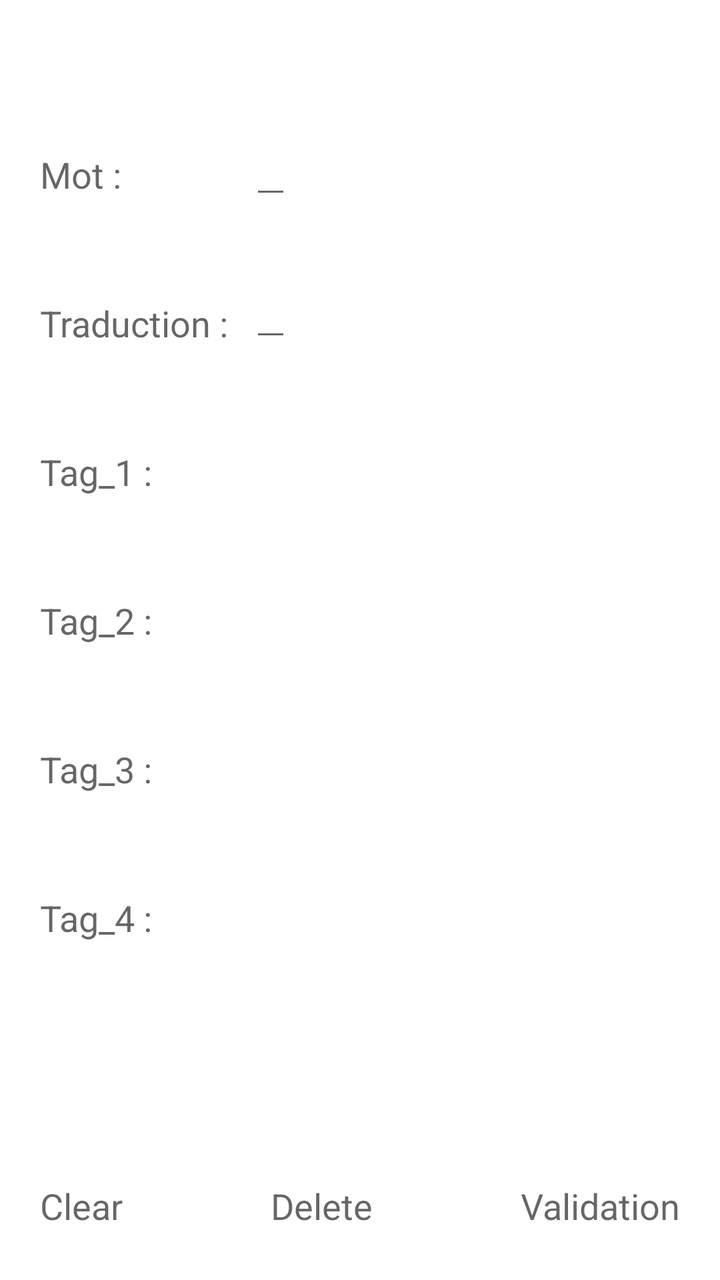
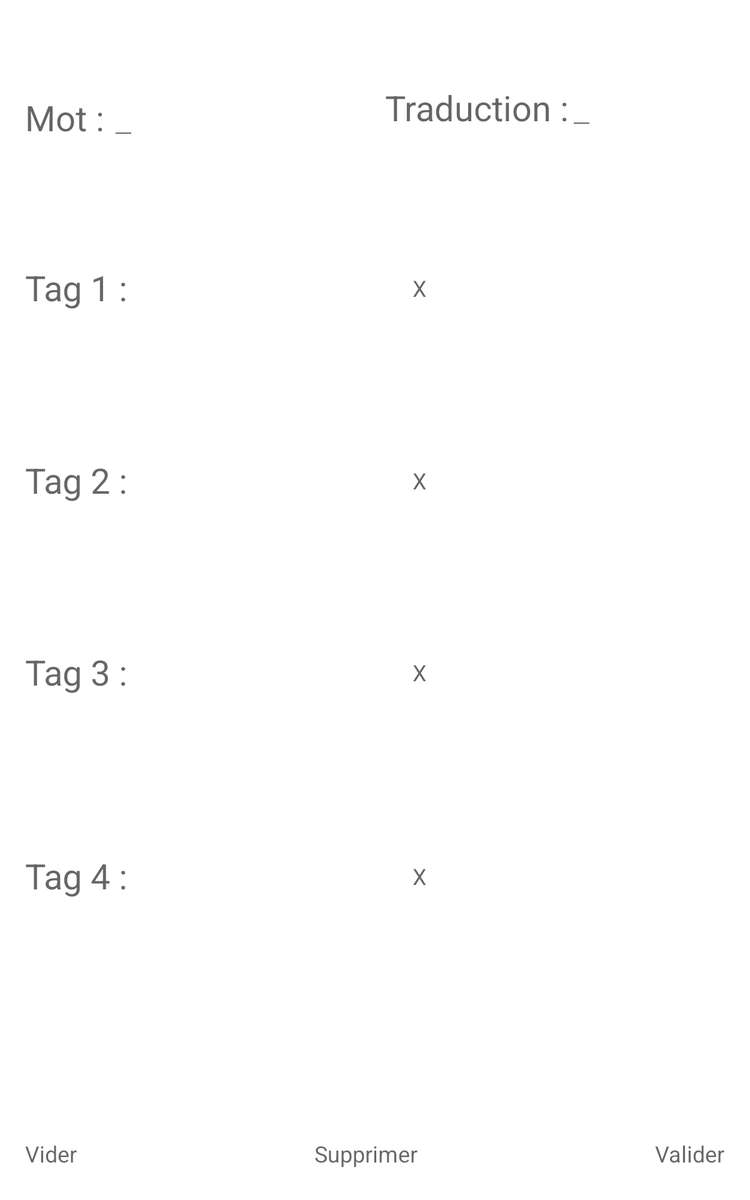

Two renders of one Android screen. The first uses the default layout on a phone; the second uses the alternative layout the repository ships for a different screen configuration, on a matching device. The two XML files are below.
<!-- AndroidManifest.xml: application theme AppTheme -->
<!-- res/layout/activity_gestionmot_display.xml -->
<?xml version="1.0" encoding="utf-8"?>
<androidx.constraintlayout.widget.ConstraintLayout xmlns:android="http://schemas.android.com/apk/res/android"
    xmlns:app="http://schemas.android.com/apk/res-auto"
    xmlns:tools="http://schemas.android.com/tools"
    android:id="@+id/linearLayout4"
    android:layout_width="match_parent"
    android:layout_height="match_parent"
    android:orientation="vertical">

    <TextView
        android:id="@+id/textView_mode"
        android:layout_width="wrap_content"
        android:layout_height="wrap_content"
        android:layout_marginStart="38dp"
        android:layout_marginLeft="38dp"
        android:layout_marginTop="25dp"
        android:textAppearance="@style/TextAppearance.AppCompat.Large"
        app:layout_constraintStart_toStartOf="parent"
        app:layout_constraintTop_toTopOf="parent" />

    <TextView
        android:id="@+id/textView_word"
        android:layout_width="100dp"
        android:layout_height="wrap_content"
        android:layout_marginStart="20dp"
        android:layout_marginLeft="20dp"
        android:layout_marginTop="75dp"
        android:text="Mot :"
        android:textAppearance="@style/TextAppearance.AppCompat.Medium"
        app:layout_constraintStart_toStartOf="parent"
        app:layout_constraintTop_toTopOf="parent" />

    <EditText
        android:id="@+id/editText_word"
        android:layout_width="wrap_content"
        android:layout_height="wrap_content"
        android:layout_marginStart="5dp"
        android:layout_marginLeft="5dp"
        android:layout_marginTop="63dp"
        android:textAppearance="@style/TextAppearance.AppCompat.Medium"
        app:layout_constraintStart_toEndOf="@+id/textView_word"
        app:layout_constraintTop_toTopOf="parent" />

    <TextView
        android:id="@+id/textView_translation"
        android:layout_width="100dp"
        android:layout_height="wrap_content"
        android:layout_marginStart="20dp"
        android:layout_marginLeft="20dp"
        android:layout_marginTop="50dp"
        android:text="Traduction :"
        android:textAppearance="@style/TextAppearance.AppCompat.Medium"
        app:layout_constraintStart_toStartOf="parent"
        app:layout_constraintTop_toBottomOf="@+id/textView_word" />

    <EditText
        android:id="@+id/editText_translation"
        android:layout_width="wrap_content"
        android:layout_height="wrap_content"
        android:layout_marginStart="5dp"
        android:layout_marginLeft="5dp"
        android:layout_marginTop="30dp"
        app:layout_constraintStart_toEndOf="@+id/textView_translation"
        app:layout_constraintTop_toBottomOf="@+id/editText_word" />

    <TextView
        android:id="@+id/textView_Tag_1"
        android:layout_width="100dp"
        android:layout_height="wrap_content"
        android:layout_marginStart="20dp"
        android:layout_marginLeft="20dp"
        android:layout_marginTop="50dp"
        android:text="Tag_1 :"
        android:textAppearance="@style/TextAppearance.AppCompat.Medium"
        app:layout_constraintStart_toStartOf="parent"
        app:layout_constraintTop_toBottomOf="@+id/textView_translation" />

    <Button
        android:id="@+id/button_Tag_1"
        android:layout_width="200dp"
        android:layout_height="wrap_content"
        android:layout_marginStart="5dp"
        android:layout_marginLeft="5dp"
        android:layout_marginTop="30dp"
        android:onClick="onClicTag1"
        android:textAppearance="@style/TextAppearance.AppCompat.Medium"
        app:layout_constraintStart_toEndOf="@+id/textView_Tag_1"
        app:layout_constraintTop_toBottomOf="@+id/editText_translation" />

    <TextView
        android:id="@+id/textView_Tag_2"
        android:layout_width="100dp"
        android:layout_height="wrap_content"
        android:layout_marginStart="20dp"
        android:layout_marginLeft="20dp"
        android:layout_marginTop="50dp"
        android:text="Tag_2 :"
        android:textAppearance="@style/TextAppearance.AppCompat.Medium"
        app:layout_constraintStart_toStartOf="parent"
        app:layout_constraintTop_toBottomOf="@+id/textView_Tag_1" />

    <Button
        android:id="@+id/button_Tag_2"
        android:layout_width="200dp"
        android:layout_height="wrap_content"
        android:layout_marginStart="5dp"
        android:layout_marginLeft="5dp"
        android:layout_marginTop="30dp"
        android:onClick="onClicTag2"
        android:textAppearance="@style/TextAppearance.AppCompat.Medium"
        app:layout_constraintStart_toEndOf="@+id/textView_Tag_2"
        app:layout_constraintTop_toBottomOf="@+id/button_Tag_1" />

    <TextView
        android:id="@+id/textView_Tag_3"
        android:layout_width="100dp"
        android:layout_height="wrap_content"
        android:layout_marginStart="20dp"
        android:layout_marginLeft="20dp"
        android:layout_marginTop="50dp"
        android:text="Tag_3 :"
        android:textAppearance="@style/TextAppearance.AppCompat.Medium"
        app:layout_constraintStart_toStartOf="parent"
        app:layout_constraintTop_toBottomOf="@+id/textView_Tag_2" />

    <Button
        android:id="@+id/button_Tag_3"
        android:layout_width="200dp"
        android:layout_height="wrap_content"
        android:layout_marginStart="5dp"
        android:layout_marginLeft="5dp"
        android:layout_marginTop="30dp"
        android:onClick="onClicTag3"
        android:textAppearance="@style/TextAppearance.AppCompat.Medium"
        app:layout_constraintStart_toEndOf="@+id/textView_Tag_3"
        app:layout_constraintTop_toBottomOf="@+id/button_Tag_2" />

    <TextView
        android:id="@+id/textView_Tag_4"
        android:layout_width="100dp"
        android:layout_height="wrap_content"
        android:layout_marginStart="20dp"
        android:layout_marginLeft="20dp"
        android:layout_marginTop="50dp"
        android:text="Tag_4 :"
        android:textAppearance="@style/TextAppearance.AppCompat.Medium"
        app:layout_constraintStart_toStartOf="parent"
        app:layout_constraintTop_toBottomOf="@+id/textView_Tag_3" />

    <Button
        android:id="@+id/button_Tag_4"
        android:layout_width="200dp"
        android:layout_height="wrap_content"
        android:layout_marginStart="5dp"
        android:layout_marginLeft="5dp"
        android:layout_marginTop="30dp"
        android:onClick="onClicTag4"
        android:textAppearance="@style/TextAppearance.AppCompat.Medium"
        app:layout_constraintStart_toEndOf="@+id/textView_Tag_4"
        app:layout_constraintTop_toBottomOf="@+id/button_Tag_3" />

    <Button
        android:id="@+id/button_clear"
        android:layout_width="wrap_content"
        android:layout_height="wrap_content"
        android:layout_marginStart="20dp"
        android:layout_marginLeft="20dp"
        android:layout_marginBottom="25dp"
        android:text="Clear"
        android:onClick="onClicClear"
        android:textAppearance="@style/TextAppearance.AppCompat.Medium"
        app:layout_constraintBottom_toBottomOf="parent"
        app:layout_constraintStart_toStartOf="parent" />

    <Button
        android:id="@+id/button_validate"
        android:layout_width="wrap_content"
        android:layout_height="wrap_content"
        android:layout_marginEnd="20dp"
        android:layout_marginRight="20dp"
        android:layout_marginBottom="25dp"
        android:text="Validation"
        android:onClick="onClicValidation"
        android:textAppearance="@style/TextAppearance.AppCompat.Medium"
        app:layout_constraintBottom_toBottomOf="parent"
        app:layout_constraintEnd_toEndOf="parent" />

    <Button
        android:id="@+id/button_delete"
        android:layout_width="wrap_content"
        android:layout_height="wrap_content"
        android:layout_marginStart="50dp"
        android:layout_marginLeft="50dp"
        android:layout_marginEnd="50dp"
        android:layout_marginRight="50dp"
        android:layout_marginBottom="25dp"
        android:text="Delete"
        android:onClick="onClicDelete"
        android:textAppearance="@style/TextAppearance.AppCompat.Medium"
        app:layout_constraintBottom_toBottomOf="parent"
        app:layout_constraintEnd_toStartOf="@+id/button_validate"
        app:layout_constraintStart_toEndOf="@+id/button_clear" />

</androidx.constraintlayout.widget.ConstraintLayout>
<!-- resources referenced by this layout -->
<resources>
  <!-- from res/values-v25/ -->
  <style name="AppTheme" parent="Theme.AppCompat.Light.NoActionBar">
  
          <item name="colorPrimary">@color/primaryColor</item>
          <item name="colorPrimaryDark">@color/primaryDarkColor</item>
          <item name="colorAccent">@color/primaryLightColor</item>
          <item name="android:colorSecondary" />
  
          <item name="colorControlHighlight">@color/everDarker</item>
          <item name="colorControlActivated">@color/everDarker</item>
  
          <item name="android:windowNoTitle">true</item>
          <item name="android:windowActionBar">false</item>
          <item name="android:windowFullscreen">true</item>
          <item name="android:windowContentOverlay">@null</item>
          <item name="android:windowAnimationStyle">@null</item>
          <item name="android:windowBackground">@drawable/gradient_background_tbbg</item>
  
          <item name="buttonStyle">@style/BeautifulButton2</item>
  
      </style>
  <color name="primaryColor">#3949ab</color>
  <color name="primaryDarkColor">#00227b</color>
  <color name="primaryLightColor">#6f74dd</color>
  <color name="everDarker">#444447</color>
  <!-- drawable gradient_background_tbbg (drawable) -->
  <?xml version="1.0" encoding="utf-8"?>
  <layer-list
  xmlns:android="http://schemas.android.com/apk/res/android">
  <item>
      <shape xmlns:android="http://schemas.android.com/apk/res/android"
          android:shape="rectangle">
          <gradient
              android:startColor="#5dade2"
              android:endColor="#d6eaf8"
              android:angle="45"/>
      </shape>
  
  </item>
  <item>
      <bitmap xmlns:android="http://schemas.android.com/apk/res/android"
          android:src="@drawable/notebookbg"
          android:tileMode="repeat"
          android:alpha="0.09"/>
  </item>
  </layer-list>
  
  
</resources>
<!-- res/layout-sw600dp/activity_gestionmot_display.xml (the repository's variant of the layout above) -->
<!-- drawn on a 7-inch tablet held upright -->
<?xml version="1.0" encoding="utf-8"?>
<androidx.constraintlayout.widget.ConstraintLayout xmlns:android="http://schemas.android.com/apk/res/android"
    xmlns:app="http://schemas.android.com/apk/res-auto"
    android:id="@+id/linearLayout4"
    android:layout_width="match_parent"
    android:layout_height="match_parent"
    android:orientation="vertical">

    <TextView
        android:id="@+id/textView_mode"
        android:layout_width="wrap_content"
        android:layout_height="wrap_content"
        android:layout_marginStart="38dp"
        android:layout_marginLeft="38dp"
        android:layout_marginTop="25dp"
        android:textAppearance="@style/TextAppearance.AppCompat.Large"
        app:layout_constraintStart_toStartOf="parent"
        app:layout_constraintTop_toTopOf="parent" />

    <TextView
        android:id="@+id/textView_word"
        android:layout_width="wrap_content"
        android:layout_height="wrap_content"
        android:layout_marginStart="20dp"
        android:layout_marginLeft="20dp"
        android:layout_marginTop="75dp"
        android:text="Mot :"
        android:textSize="28sp"
        android:textAppearance="@style/TextAppearance.AppCompat.Medium"
        app:layout_constraintStart_toStartOf="parent"
        app:layout_constraintTop_toTopOf="parent" />

    <EditText
        android:id="@+id/editText_word"
        android:layout_width="wrap_content"
        android:layout_height="wrap_content"
        android:layout_marginStart="5dp"
        android:layout_marginLeft="5dp"
        android:textAppearance="@style/TextAppearance.AppCompat.Medium"
        app:layout_constraintBottom_toBottomOf="@+id/textView_word"
        app:layout_constraintStart_toEndOf="@+id/textView_word"
        app:layout_constraintTop_toTopOf="@+id/textView_word" />

    <TextView
        android:id="@+id/textView_translation"
        android:layout_width="wrap_content"
        android:layout_height="wrap_content"
        android:layout_marginStart="8dp"
        android:layout_marginLeft="8dp"
        android:text="Traduction :"
        android:textAppearance="@style/TextAppearance.AppCompat.Medium"
        android:textSize="28sp"
        app:layout_constraintStart_toStartOf="@+id/guideline23"
        app:layout_constraintTop_toTopOf="@+id/guideline17" />

    <EditText
        android:id="@+id/editText_translation"
        android:layout_width="wrap_content"
        android:layout_height="wrap_content"
        app:layout_constraintBottom_toBottomOf="@+id/textView_translation"
        app:layout_constraintStart_toEndOf="@+id/textView_translation"
        app:layout_constraintTop_toTopOf="@+id/textView_translation" />

    <TextView
        android:id="@+id/textView_Tag_1"
        android:layout_width="100dp"
        android:layout_height="wrap_content"
        android:layout_marginStart="20dp"
        android:layout_marginLeft="20dp"
        android:text="Tag 1 :"
        android:textSize="28sp"
        android:textAppearance="@style/TextAppearance.AppCompat.Medium"
        app:layout_constraintStart_toStartOf="parent"
        app:layout_constraintTop_toTopOf="@+id/guideline20" />

    <Button
        android:id="@+id/button_Tag_1"
        android:layout_width="200sp"
        android:layout_height="wrap_content"
        android:layout_marginStart="5dp"
        android:layout_marginLeft="5dp"
        android:onClick="onClicTag1"
        android:textSize="28sp"
        android:textAppearance="@style/TextAppearance.AppCompat.Medium"
        app:layout_constraintStart_toEndOf="@+id/textView_Tag_1"
        app:layout_constraintTop_toTopOf="@+id/guideline20" />

    <Button
        android:id="@+id/button_Tag_1_clear"
        android:layout_width="50dp"
        android:layout_height="wrap_content"
        android:layout_marginStart="5dp"
        android:layout_marginLeft="5dp"
        android:onClick="onClicTagClear1"
        android:text="X"
        android:textAppearance="@style/TextAppearance.AppCompat.Medium"
        app:layout_constraintBottom_toBottomOf="@+id/button_Tag_1"
        app:layout_constraintStart_toEndOf="@+id/button_Tag_1"
        app:layout_constraintTop_toTopOf="@+id/button_Tag_1" />

    <TextView
        android:id="@+id/textView_Tag_2"
        android:layout_width="100dp"
        android:layout_height="wrap_content"
        android:layout_marginStart="20dp"
        android:layout_marginLeft="20dp"
        android:text="Tag 2 :"
        android:textSize="28sp"
        android:textAppearance="@style/TextAppearance.AppCompat.Medium"
        app:layout_constraintStart_toStartOf="parent"
        app:layout_constraintTop_toTopOf="@+id/guideline22" />

    <Button
        android:id="@+id/button_Tag_2"
        android:layout_width="200sp"
        android:layout_height="wrap_content"
        android:layout_marginStart="5dp"
        android:layout_marginLeft="5dp"
        android:onClick="onClicTag2"
        android:textSize="28sp"
        android:textAppearance="@style/TextAppearance.AppCompat.Medium"
        app:layout_constraintStart_toEndOf="@+id/textView_Tag_2"
        app:layout_constraintTop_toTopOf="@+id/guideline22" />

    <Button
        android:id="@+id/button_Tag_2_clear"
        android:layout_width="50dp"
        android:layout_height="wrap_content"
        android:layout_marginStart="5dp"
        android:layout_marginLeft="5dp"
        android:onClick="onClicTagClear2"
        android:text="X"
        android:textAppearance="@style/TextAppearance.AppCompat.Medium"
        app:layout_constraintBottom_toBottomOf="@+id/button_Tag_2"
        app:layout_constraintStart_toEndOf="@+id/button_Tag_2"
        app:layout_constraintTop_toTopOf="@+id/button_Tag_2" />

    <TextView
        android:id="@+id/textView_Tag_3"
        android:layout_width="100dp"
        android:layout_height="wrap_content"
        android:layout_marginStart="20dp"
        android:layout_marginLeft="20dp"
        android:text="Tag 3 :"
        android:textSize="28sp"
        android:textAppearance="@style/TextAppearance.AppCompat.Medium"
        app:layout_constraintStart_toStartOf="parent"
        app:layout_constraintTop_toTopOf="@+id/guideline21" />

    <Button
        android:id="@+id/button_Tag_3"
        android:layout_width="200sp"
        android:layout_height="wrap_content"
        android:layout_marginStart="5dp"
        android:layout_marginLeft="5dp"
        android:onClick="onClicTag3"
        android:textSize="28sp"
        android:textAppearance="@style/TextAppearance.AppCompat.Medium"
        app:layout_constraintStart_toEndOf="@+id/textView_Tag_3"
        app:layout_constraintTop_toTopOf="@+id/guideline21" />

    <Button
        android:id="@+id/button_Tag_3_clear"
        android:layout_width="50dp"
        android:layout_height="wrap_content"
        android:layout_marginStart="5dp"
        android:layout_marginLeft="5dp"
        android:onClick="onClicTagClear3"
        android:text="X"
        android:textAppearance="@style/TextAppearance.AppCompat.Medium"
        app:layout_constraintBottom_toBottomOf="@+id/button_Tag_3"
        app:layout_constraintStart_toEndOf="@+id/button_Tag_3"
        app:layout_constraintTop_toTopOf="@+id/button_Tag_3" />

    <TextView
        android:id="@+id/textView_Tag_4"
        android:layout_width="100dp"
        android:layout_height="wrap_content"
        android:layout_marginStart="20dp"
        android:layout_marginLeft="20dp"
        android:text="Tag 4 :"
        android:textSize="28sp"
        android:textAppearance="@style/TextAppearance.AppCompat.Medium"
        app:layout_constraintStart_toStartOf="parent"
        app:layout_constraintTop_toTopOf="@+id/guideline19" />

    <Button
        android:id="@+id/button_Tag_4"
        android:layout_width="200sp"
        android:layout_height="wrap_content"
        android:layout_marginStart="5dp"
        android:layout_marginLeft="5dp"
        android:onClick="onClicTag4"
        android:textSize="28sp"
        android:textAppearance="@style/TextAppearance.AppCompat.Medium"
        app:layout_constraintStart_toEndOf="@+id/textView_Tag_4"
        app:layout_constraintTop_toTopOf="@+id/guideline19" />

    <Button
        android:id="@+id/button_Tag_4_clear"
        android:layout_width="50dp"
        android:layout_height="wrap_content"
        android:layout_marginStart="5dp"
        android:layout_marginLeft="5dp"
        android:onClick="onClicTagClear4"
        android:text="X"
        android:textAppearance="@style/TextAppearance.AppCompat.Medium"
        app:layout_constraintBottom_toBottomOf="@+id/button_Tag_4"
        app:layout_constraintStart_toEndOf="@+id/button_Tag_4"
        app:layout_constraintTop_toTopOf="@+id/button_Tag_4" />

    <Button
        android:id="@+id/button_clear"
        android:layout_width="wrap_content"
        android:layout_height="wrap_content"
        android:layout_marginStart="20dp"
        android:layout_marginLeft="20dp"
        android:layout_marginBottom="25dp"
        android:onClick="onClicClear"
        android:text="Vider"
        android:textAppearance="@style/TextAppearance.AppCompat.Medium"
        app:layout_constraintBottom_toBottomOf="parent"
        app:layout_constraintStart_toStartOf="parent" />

    <Button
        android:id="@+id/button_validate"
        android:layout_width="wrap_content"
        android:layout_height="wrap_content"
        android:layout_marginEnd="20dp"
        android:layout_marginRight="20dp"
        android:layout_marginBottom="25dp"
        android:onClick="onClicValidation"
        android:text="Valider"
        android:textAppearance="@style/TextAppearance.AppCompat.Medium"
        app:layout_constraintBottom_toBottomOf="parent"
        app:layout_constraintEnd_toEndOf="parent" />

    <Button
        android:id="@+id/button_delete"
        android:layout_width="wrap_content"
        android:layout_height="wrap_content"
        android:layout_marginStart="50dp"
        android:layout_marginLeft="50dp"
        android:layout_marginEnd="50dp"
        android:layout_marginRight="50dp"
        android:layout_marginBottom="25dp"
        android:onClick="onClicDelete"
        android:text="Supprimer"
        android:textAppearance="@style/TextAppearance.AppCompat.Medium"
        app:layout_constraintBottom_toBottomOf="parent"
        app:layout_constraintEnd_toStartOf="@+id/button_validate"
        app:layout_constraintStart_toEndOf="@+id/button_clear" />

    <androidx.constraintlayout.widget.Guideline
        android:id="@+id/guideline17"
        android:layout_width="wrap_content"
        android:layout_height="wrap_content"
        android:orientation="horizontal"
        app:layout_constraintGuide_percent="0.07" />

    <androidx.constraintlayout.widget.Guideline
        android:id="@+id/guideline18"
        android:layout_width="wrap_content"
        android:layout_height="wrap_content"
        android:orientation="horizontal"
        app:layout_constraintGuide_percent="0.87" />

    <androidx.constraintlayout.widget.Guideline
        android:id="@+id/guideline19"
        android:layout_width="wrap_content"
        android:layout_height="wrap_content"
        android:orientation="horizontal"
        app:layout_constraintGuide_percent="0.71" />

    <androidx.constraintlayout.widget.Guideline
        android:id="@+id/guideline20"
        android:layout_width="wrap_content"
        android:layout_height="wrap_content"
        android:orientation="horizontal"
        app:layout_constraintGuide_percent="0.22" />

    <androidx.constraintlayout.widget.Guideline
        android:id="@+id/guideline21"
        android:layout_width="wrap_content"
        android:layout_height="wrap_content"
        android:orientation="horizontal"
        app:layout_constraintGuide_percent="0.54" />

    <androidx.constraintlayout.widget.Guideline
        android:id="@+id/guideline22"
        android:layout_width="wrap_content"
        android:layout_height="wrap_content"
        android:orientation="horizontal"
        app:layout_constraintGuide_percent="0.38" />

    <androidx.constraintlayout.widget.Guideline
        android:id="@+id/guideline23"
        android:layout_width="wrap_content"
        android:layout_height="wrap_content"
        android:orientation="vertical"
        app:layout_constraintGuide_percent="0.5" />

</androidx.constraintlayout.widget.ConstraintLayout>
